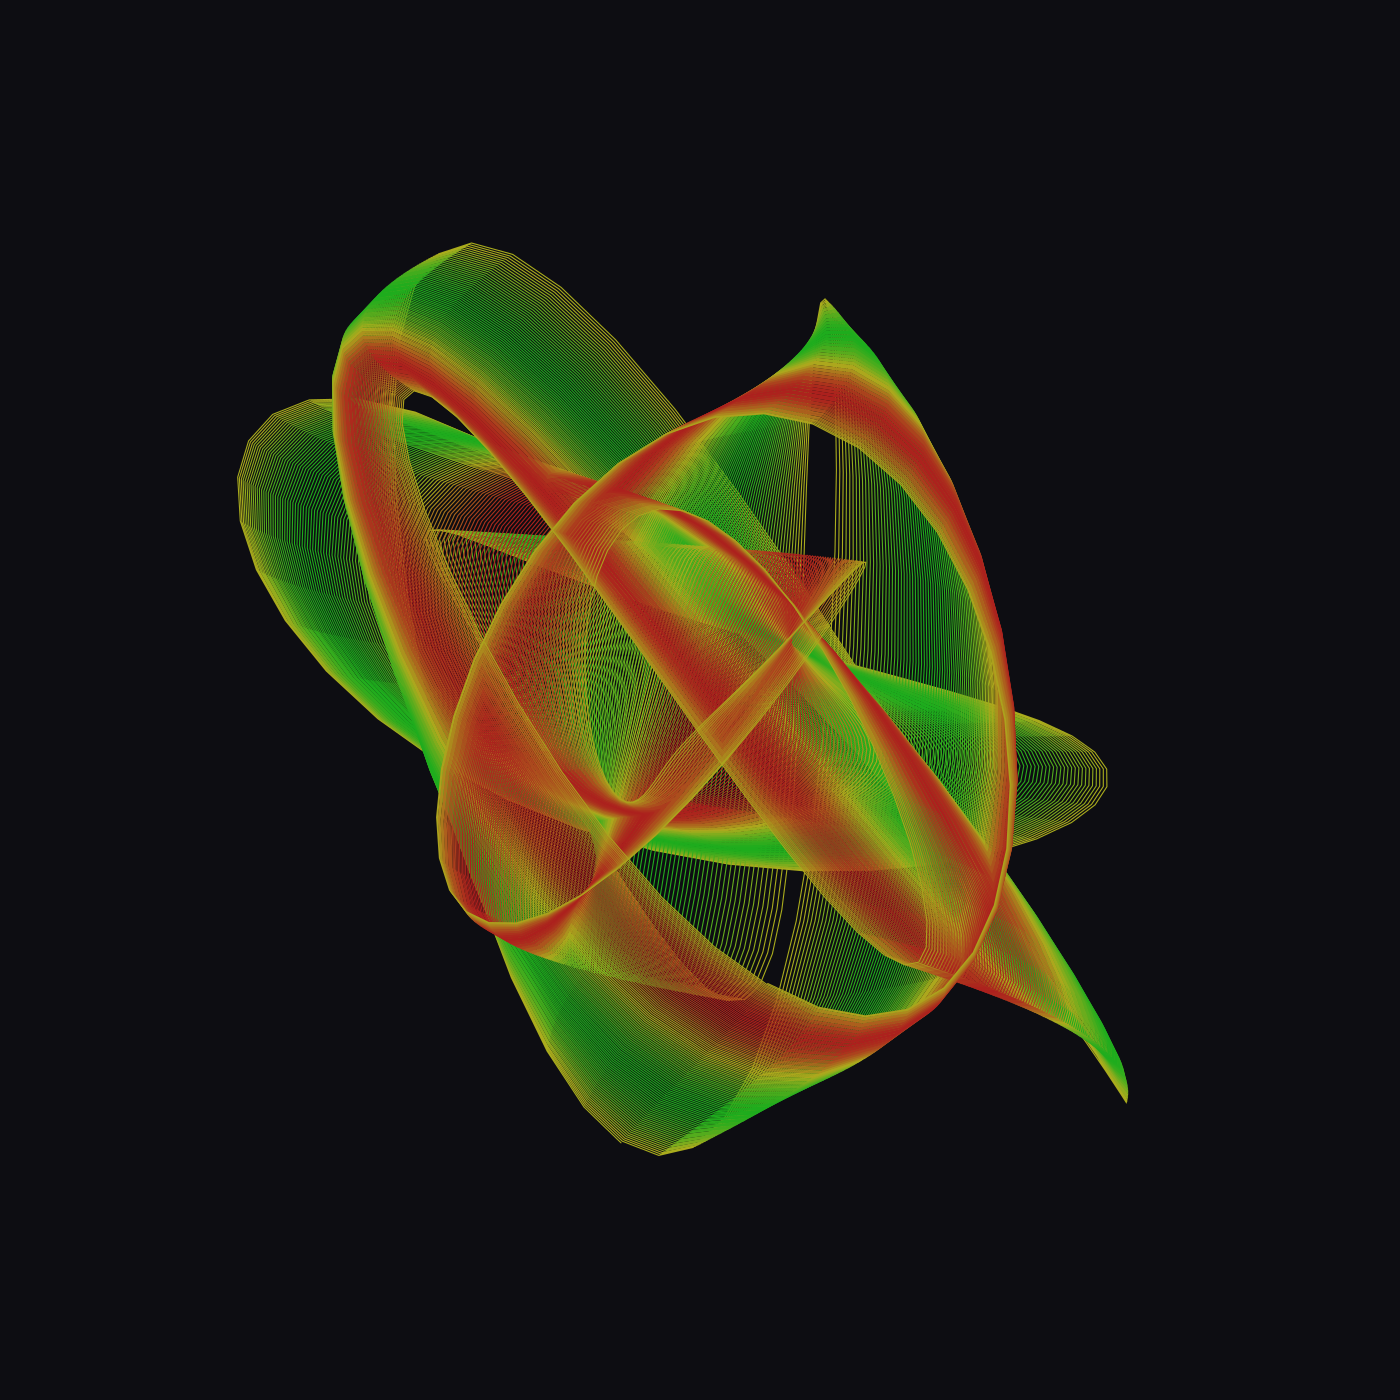

This figure's Python source:
#!/usr/bin/env python3
"""Harmonograph. A Victorian drawing machine: two or three pendulums, each
swinging on its own axis and slowly dying down, drag a pen across paper. The
sum of decaying sine waves traces those hypnotic looping figures.

  python3 harmonograph.py        -> harmonograph.svg  (one still; no deps)
  python3 harmonograph.py --gif  -> harmonograph.gif  (pen draws live; Pillow)

Every run randomises the pendulum frequencies, phases, damping and palette,
and prints the seed so a result you like can be reproduced:

  python3 harmonograph.py --seed 123456
"""
import math
import random
import sys

W, H = 1400, 1400
MARGIN = 120
DURATION = 60.0      # seconds of (simulated) swinging
DT = 0.004           # time step -- smaller = smoother curve, bigger file
LINE_W = 1.1

# frequencies cluster near small integer ratios, but nudged slightly off so
# the figure precesses instead of closing into a dead-still loop.
BASE_FREQ = 2.0
DETUNE = 0.004       # how far a frequency may drift from a whole ratio


def rand_seed():
    return random.randint(0, 1 << 30)


class Pendulum:
    """One decaying sinusoid: amp * sin(2*pi*freq*t + phase) * e^(-damp*t)."""

    def __init__(self, amp, ratio):
        self.freq = BASE_FREQ * ratio + random.uniform(-DETUNE, DETUNE)
        self.phase = random.uniform(0, 2 * math.pi)
        self.amp = amp
        self.damp = random.uniform(0.003, 0.008)        # how fast it stalls

    def at(self, t):
        return (self.amp * math.sin(2 * math.pi * self.freq * t + self.phase)
                * math.exp(-self.damp * t))


def build_machine():
    """A pen tied to two pendulums per axis -- the classic lateral rig.

    X and Y ride *different* low ratios so the figure opens into a 2-D loop
    instead of collapsing onto a line (which happens when both axes share a
    ratio and drift into phase).
    """
    amp = (min(W, H) / 2 - MARGIN) / 2
    rx, ry = random.sample([1, 2, 3, 4], 2)             # distinct per axis
    # second pendulum per axis rides a neighbouring ratio -> beat patterns,
    # and can't silently cancel its partner.
    x1, x2 = Pendulum(amp, rx), Pendulum(amp * 0.6, rx + 1)
    y1, y2 = Pendulum(amp, ry), Pendulum(amp * 0.6, ry + 1)
    cx, cy = W / 2, H / 2

    def pen(t):
        return (cx + x1.at(t) + x2.at(t),
                cy + y1.at(t) + y2.at(t))

    return pen


def trace(pen):
    """Sample the pen path over the whole run. Returns list of (x, y)."""
    pts = []
    t = 0.0
    while t < DURATION:
        pts.append(pen(t))
        t += DT
    return pts


# ---- palette ---------------------------------------------------------------

def hsl(h, s, l):
    return f"hsl({h:.0f}, {s:.0f}%, {l:.0f}%)"


def palette():
    """A hue that drifts slowly along the curve -- ink shifting as it dries."""
    base = random.uniform(0, 360)
    spread = random.uniform(40, 120)
    sat = random.uniform(55, 80)
    light = random.uniform(45, 62)
    return base, spread, sat, light


# ---- SVG -------------------------------------------------------------------

def write_svg(pts, pal, path="harmonograph.svg"):
    base, spread, sat, light = pal
    bg = "#0d0d12"
    n = len(pts)
    # Draw in coloured segments so the hue can drift; group runs of a colour
    # into one polyline to keep the file reasonable.
    SEG = 400
    parts = [
        f'<svg xmlns="http://www.w3.org/2000/svg" width="{W}" height="{H}" '
        f'viewBox="0 0 {W} {H}">',
        f'<rect width="{W}" height="{H}" fill="{bg}"/>',
        '<g fill="none" stroke-linecap="round" stroke-linejoin="round" '
        f'stroke-width="{LINE_W}" opacity="0.85">',
    ]
    i = 0
    while i < n - 1:
        j = min(i + SEG, n - 1)
        frac = i / n
        hue = (base + spread * math.sin(2 * math.pi * frac)) % 360
        d = "M" + " L".join(f"{x:.1f},{y:.1f}" for x, y in pts[i:j + 1])
        parts.append(f'<path d="{d}" stroke="{hsl(hue, sat, light)}"/>')
        i = j
    parts.append("</g></svg>")
    with open(path, "w") as f:
        f.write("\n".join(parts))
    return path


# ---- GIF (optional) --------------------------------------------------------

def write_gif(pts, pal, path="harmonograph.gif"):
    try:
        from PIL import Image, ImageDraw
    except ImportError:
        sys.exit("--gif needs Pillow:  pip install pillow")

    base, spread, sat, light = pal
    scale = 0.5
    w, h = int(W * scale), int(H * scale)
    frames = []
    FRAMES = 90
    per = len(pts) // FRAMES
    img = Image.new("RGB", (w, h), (13, 13, 18))
    draw = ImageDraw.Draw(img)

    def rgb(hue):
        import colorsys
        r, g, b = colorsys.hls_to_rgb(hue / 360, light / 100, sat / 100)
        return int(r * 255), int(g * 255), int(b * 255)

    drawn = 0
    for fi in range(FRAMES):
        end = min((fi + 1) * per, len(pts) - 1)
        for k in range(drawn, end):
            frac = k / len(pts)
            hue = (base + spread * math.sin(2 * math.pi * frac)) % 360
            x0, y0 = pts[k]
            x1, y1 = pts[k + 1]
            draw.line((x0 * scale, y0 * scale, x1 * scale, y1 * scale),
                      fill=rgb(hue), width=1)
        drawn = end
        frames.append(img.copy())

    frames += [frames[-1]] * 12   # hold on the finished figure
    frames[0].save(path, save_all=True, append_images=frames[1:],
                   duration=60, loop=0)
    return path


def main():
    args = sys.argv[1:]
    seed = rand_seed()
    if "--seed" in args:
        seed = int(args[args.index("--seed") + 1])
    random.seed(seed)

    pen = build_machine()
    pts = trace(pen)
    pal = palette()

    if "--gif" in args:
        out = write_gif(pts, pal)
    else:
        out = write_svg(pts, pal)

    print(f"wrote {out}   seed={seed}   points={len(pts)}")


if __name__ == "__main__":
    main()
